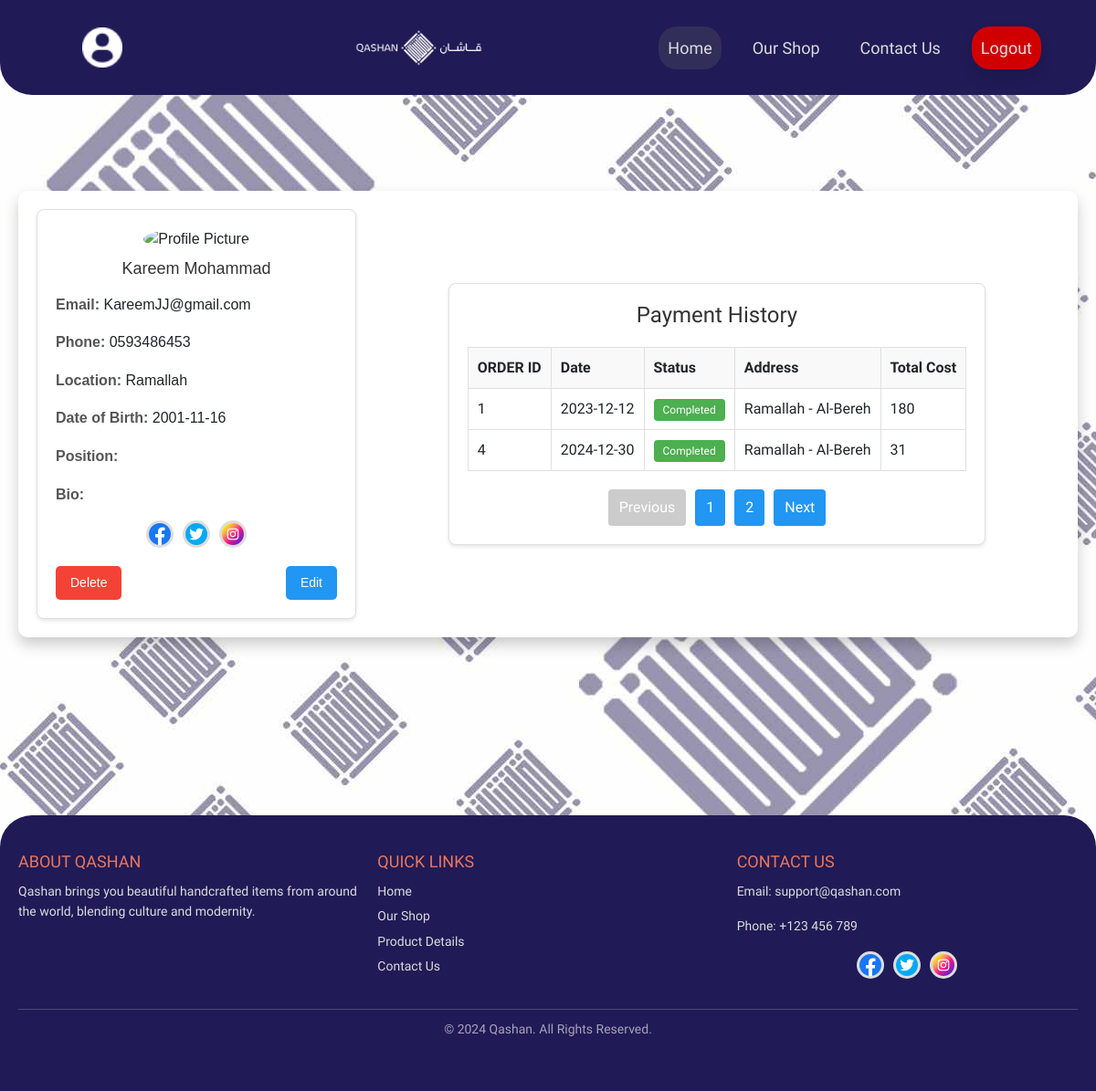
Screenshot of /prof.php (signed in) with the database file from the repository.
### tables this page shows
CREATE TABLE `users` (
  `id` int(11) NOT NULL,
  `username` varchar(50) NOT NULL,
  `email` varchar(320) NOT NULL,
  `contact` varchar(30) NOT NULL,
  `gender` varchar(10) NOT NULL,
  `location` varchar(50) NOT NULL,
  `birthdate` date NOT NULL,
  `hiredate` date DEFAULT NULL,
  `department` varchar(50) DEFAULT NULL,
  `password` varchar(100) NOT NULL,
  `firstname` varchar(20) NOT NULL,
  `lastname` varchar(20) NOT NULL,
  `picture` mediumblob DEFAULT NULL,
  `role` varchar(10) NOT NULL,
  `status` varchar(10) NOT NULL,
  `last_activity` datetime DEFAULT NULL,
  `bio` text DEFAULT NULL,
  `social_facebook` varchar(255) DEFAULT NULL,
  `social_twitter` varchar(255) DEFAULT NULL,
  `social_instagram` varchar(255) DEFAULT NULL,
  `position` varchar(50) DEFAULT NULL
);

CREATE TABLE `orders` (
  `id` int(11) NOT NULL,
  `userid` int(11) NOT NULL,
  `date` date NOT NULL,
  `totalcost` int(11) NOT NULL,
  `status` varchar(10) NOT NULL,
  `address` varchar(50) DEFAULT NULL,
  `city` varchar(20) NOT NULL,
  `postal` varchar(20) NOT NULL,
  `state` varchar(20) DEFAULT NULL,
  `country` varchar(20) NOT NULL
);

### prof.php (the view, shortened to what this page needs)
<?php
$servername = "localhost";
$username = "root";
$password = "";
$dbname = "qashan_db";
$conn = new mysqli($servername, $username, $password, $dbname);
$userId = $_SESSION['user_id'];
$stmt = $conn->prepare("SELECT username, email, contact, gender, location, birthdate, picture, firstname, lastname, bio, position, social_facebook, social_twitter, social_instagram FROM users WHERE id = ?");
$stmt->bind_param("i", $userId);
$stmt->execute();
$result = $stmt->get_result();
$user = $result->fetch_assoc();
$paymentStmt = $conn->prepare("SELECT * FROM orders WHERE userid = ?");
$paymentStmt->bind_param("i", $userId);
$paymentStmt->execute();
$paymentResult = $paymentStmt->get_result();
$payments = $paymentResult->fetch_all(MYSQLI_ASSOC);
?>
<!DOCTYPE html>
<html lang="en">
<head>
    <link rel="stylesheet" href="style.css">
    <link href="https://cdn.jsdelivr.net/npm/bootstrap@5.3.3/dist/css/bootstrap.min.css" rel="stylesheet">
</head>
<body>
<div class="parent">
    <div class="header">
            <?php if (isset($_SESSION['user_id'])): ?>
                <a href="profile.php"><div id="profile"><button class="b7"><img src="images/profile-user.png"></button></div></a>
            <?php endif; ?>
            <img src="images/web_logo2.png">
            <div class="header_btns">
                <a href="index.php"><button class="b1">Home</button></a>
                <a href="shop.php"><button class="b2">Our Shop</button></a>
                <a href="contact.php"><button class="b4">Contact Us</button></a>
                <?php if (isset($_SESSION['user_id'])): ?>
                    <a href="logout.php"><button class="b6">Logout</button></a>
                <?php else: ?>
                    <a href="login.php"><button class="b5" id="b5">SIGN IN</button></a>
                <?php endif; ?>
            </div>
    </div>
    <div class="mainc">
        <div class="container">
            <div class="profile-container">
                <div class="profile-header">
                    <img src="<?php echo $user['picture']; ?>" alt="Profile Picture">
                    <h2><?php echo $user['firstname'] . ' ' . $user['lastname']; ?></h2>
                </div>
                <div class="profile-details">
                    <p><span class="label">Email:</span> <?php echo $user['email']; ?></p>
                    <p><span class="label">Phone:</span> <?php echo $user['contact']; ?></p>
                    <p><span class="label">Location:</span> <?php echo $user['location']; ?></p>
                    <p><span class="label">Date of Birth:</span> <?php echo $user['birthdate']; ?></p>
                    <p><span class="label">Position:</span> <?php echo $user['position']; ?></p>
                    <p><span class="label">Bio:</span> <?php echo $user['bio']; ?></p>
                </div>
                <div class="social-icons">
                    <a href="<?php echo $user['social_facebook']; ?>"><img src="images/facebook-icon.png" alt="Facebook"></a>
                    <a href="<?php echo $user['social_twitter']; ?>"><img src="images/twitter-icon.png" alt="Twitter"></a>
                    <a href="<?php echo $user['social_instagram']; ?>"><img src="images/instagram-icon.png" alt="Instagram"></a>
                </div>
                <div class="action-buttons">
                    <button class="delete-btn">Delete</button>
                    <button class="edit-btn">Edit</button>
                </div>
            </div>
            <div class="payment-history-container">
                <div class="payment-history-header">
                    <h2>Payment History</h2>
                </div>
                <table class="payment-history-table">
                    <thead>
                    <tr>
                        <th>ORDER ID</th>
                        <th>Date</th>
                        <th>Status</th>
                        <th>Address</th>
                        <th>Total Cost</th>
                    </tr>
                    </thead>
                    <tbody>
                    <?php foreach ($payments as $payment): ?>
                        <tr>
                            <td><?php echo $payment['id']; ?></td>
                            <td><?php echo $payment['date']; ?></td>
                            <td><span class="status <?php echo strtolower($payment['status']); ?>"><?php echo $payment['status']; ?></span></td>
                            <td><?php echo $payment['address']; ?></td>
                            <td><?php echo $payment['totalcost']; ?></td>
                        </tr>
                    <?php endforeach; ?>
                    </tbody>
                </table>
                <div class="pagination">
                    <button class="disabled">Previous</button>
                    <button>1</button>
                    <button>2</button>
                    <button>Next</button>
                </div>
            </div>
        </div>
    </div>
    <div class="footer">
            <div class="footer-container">
              <div class="footer-about">
                <h3>About QASHAN</h3>
                <p>Qashan brings you beautiful handcrafted items from around the world, blending culture and modernity.</p>
              </div>
              <div class="footer-links">
                <h3>Quick Links</h3>
                <ul>
                  <li><a href="index.php">Home</a></li>
                  <li><a href="shop.php">Our Shop</a></li>
                  <li><a href="#">Product Details</a></li>
                  <li><a href="#">Contact Us</a></li>
                </ul>
              </div>
              <div class="footer-contact">
                <h3>Contact Us</h3>
                <p>Email: support@qashan.com</p>
                <p>Phone: +123 456 789</p>
                <div class="social-icons">
                  <a href="#"><img src="images/facebook-icon.png" alt="Facebook"></a>
                  <a href="#"><img src="images/twitter-icon.png" alt="Twitter"></a>
                  <a href="#"><img src="images/instagram-icon.png" alt="Instagram"></a>
                </div>
              </div>
            </div>
            <div class="footer-bottom">
              <p>&copy; 2024 Qashan. All Rights Reserved.</p>
            </div>
        </div>
</body>
</html>

### style.css (style rules this page uses)
:root { --body-color: #dcdcdc; --color-white: rgb(250, 250, 250); --primary-color: #201a56; --primary-color-light: #403a7abb; --opacity-color: #322e5a; --secondary-color: #eb765a; --secondary-color-strong: #ee603c; --secondary-color-light: #e08169; --secondary-color-double-light: #da8d7a; --third-color: #9A98A6; --header-color: #201A56; --red-color: rgb(209, 0, 0); --red-color-opacity: rgba(209, 0, 0, 0.65); --dark-gray: #333; --shadow1: rgb(0,0,0,0.1); --shadow2: rgb(0,0,0,0.2); }
@media only screen and (min-width: 0px) { body { background-color: var(--body-color); margin-top: 0; margin-bottom: 0; } }
@media only screen and (min-width: 0px) { .parent { background-image: url(images/background4.jpg); font-family: "Faculty Glyphic", serif; } }
@media only screen and (min-width: 0px) { .header { grid-area: header; padding: 20px; position: sticky; top: -100%; width: 100%; z-index: 1000; transition: top 0.3s ease; background-color: var(--header-color); border-bottom-left-radius: 35px; border-bottom-right-radius: 35px; display: flex; justify-content: space-between; align-items: center; } }
@media only screen and (min-width: 0px) { .header .header_btns a { color: var(--body-color); } }
@media only screen and (min-width: 0px) { body:has(.header) .header { top: 0; } }
@media only screen and (min-width: 0px) { .header img { height: 44px; padding-left: 50px; } }
@media only screen and (min-width: 0px) { .header .header_btns { padding-right: 30px; } }
@media only screen and (min-width: 0px) { .header .b1 { background-color: var(--opacity-color); } }
@media only screen and (min-width: 0px) { .footer { grid-area: footer; background-color: var(--primary-color); color: var(--body-color); padding: 40px 20px; text-align: center; border-top-right-radius: 35px; border-top-left-radius: 35px; } }
@media only screen and (min-width: 0px) { .footer-container { display: flex; justify-content: space-between; flex-wrap: wrap; gap: 20px; max-width: 1200px; margin: auto; } }
@media only screen and (min-width: 0px) { .footer-container div { flex: 1 1 calc(33.33% - 20px); min-width: 200px; } }
@media only screen and (min-width: 0px) { .footer-about, .footer-links, .footer-contact { text-align: left; } }
@media only screen and (min-width: 0px) { .footer h3 { font-size: 18px; margin-bottom: 10px; text-transform: uppercase; color: var(--secondary-color); } }
@media only screen and (min-width: 0px) { .footer p, .footer ul { font-size: 14px; line-height: 1.6; } }
@media only screen and (min-width: 0px) { .footer ul { list-style: none; padding: 0; } }
@media only screen and (min-width: 0px) { .footer ul li { margin: 5px 0; } }
@media only screen and (min-width: 0px) { .footer ul li a { color: var(--body-color); text-decoration: none; transition: color 0.3s; } }
@media only screen and (min-width: 0px) { .social-icons img { width: 24px; height: 24px; margin: 5px; transition: transform 0.3s; } }
@media only screen and (min-width: 0px) { .footer-bottom { margin-top: 20px; border-top: 1px solid rgba(255, 255, 255, 0.2); padding-top: 10px; font-size: 12px; color: rgba(255, 255, 255, 0.6); } }
@media only screen and (min-width: 992px) { .parent { background-color: var(--body-color); height: auto; width: auto; display: grid; row-gap: 10px; column-gap: 10px; grid-template-areas: "header header" "main main" "main main" "sections sections" "sections sections" ". ." "trending trending" "trending trending" "most_purchased most_purchased" "most_purchased most_purchased" "most_purchased most_purchased" "last last" "last last" "last last" "footer footer" ; } }
@media only screen and (min-width: 992px) { .header button { background-color: var(--header-color); color: var(--body-color); padding: 10px; margin-left: 10px; margin-right: 10px; border-radius: 20px; border: none; font-size: large; font-family: "Faculty Glyphic", serif; } }

### rows the page displays
users: firstname "Kareem", lastname "Mohammad", email "KareemJJ@gmail.com", contact "0593486453", location "Ramallah", birthdate "2001-11-16"
orders: id "1", date "2023-12-12", status "Completed", address "Ramallah - Al-Bereh", totalcost "180"
orders: id "4", date "2024-12-30", status "Completed", address "Ramallah - Al-Bereh", totalcost "31"
